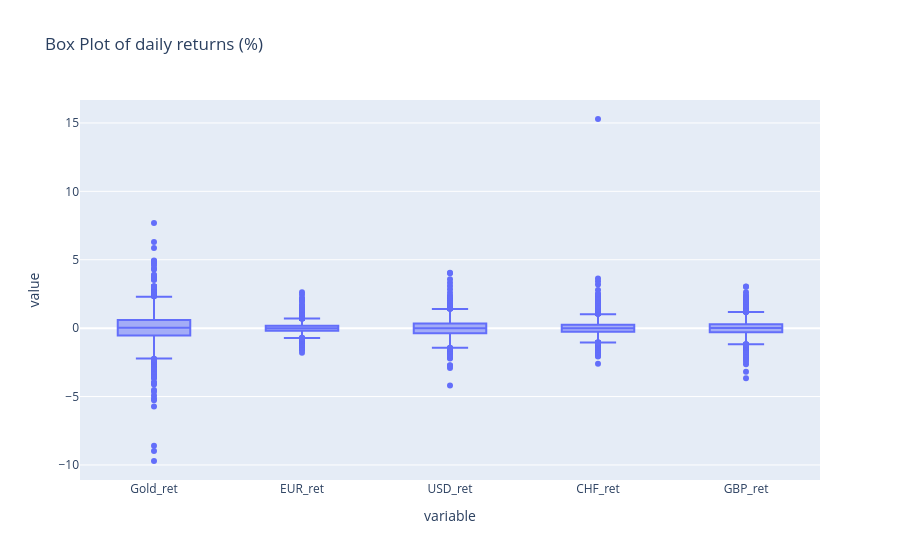

Notebook code cell kept with this figure:
### Markdown cell above
Most daily returns are small and close to 0, but a few days have very big moves. These big days happen more frequently than in a normal distribution – it is called fat tails. Gold has the widest histogram, so its daily moves are the biggest.

### Code cell
px.box(df, y=ret_cols, title='Box Plot of daily returns (%)')

### Figure 1 — Plotly figure (JSON) as saved in the notebook; plotly's stock layout.template omitted (floating-point values rounded to 4 significant figures; data arrays with more than 128 entries replaced by an {"elided": "..."} marker saying what was removed)
{"data": [{"alignmentgroup": "True", "hovertemplate": "variable=%{x}<br>value=%{y}<extra></extra>", "legendgroup": "", "marker": {"color": "#636efa"}, "name": "", "notched": false, "offsetgroup": "", "orientation": "v", "showlegend": false, "type": "box", "x": {"elided": "17400 str values"}, "x0": " ", "xaxis": "x", "y": {"elided": "17400 float values"}, "y0": " ", "yaxis": "y"}], "layout": {"boxmode": "group", "legend": {"tracegroupgap": 0}, "title": {"text": "Box Plot of daily returns (%)"}, "xaxis": {"anchor": "y", "domain": [0, 1], "title": {"text": "variable"}}, "yaxis": {"anchor": "x", "domain": [0, 1], "title": {"text": "value"}}}}
